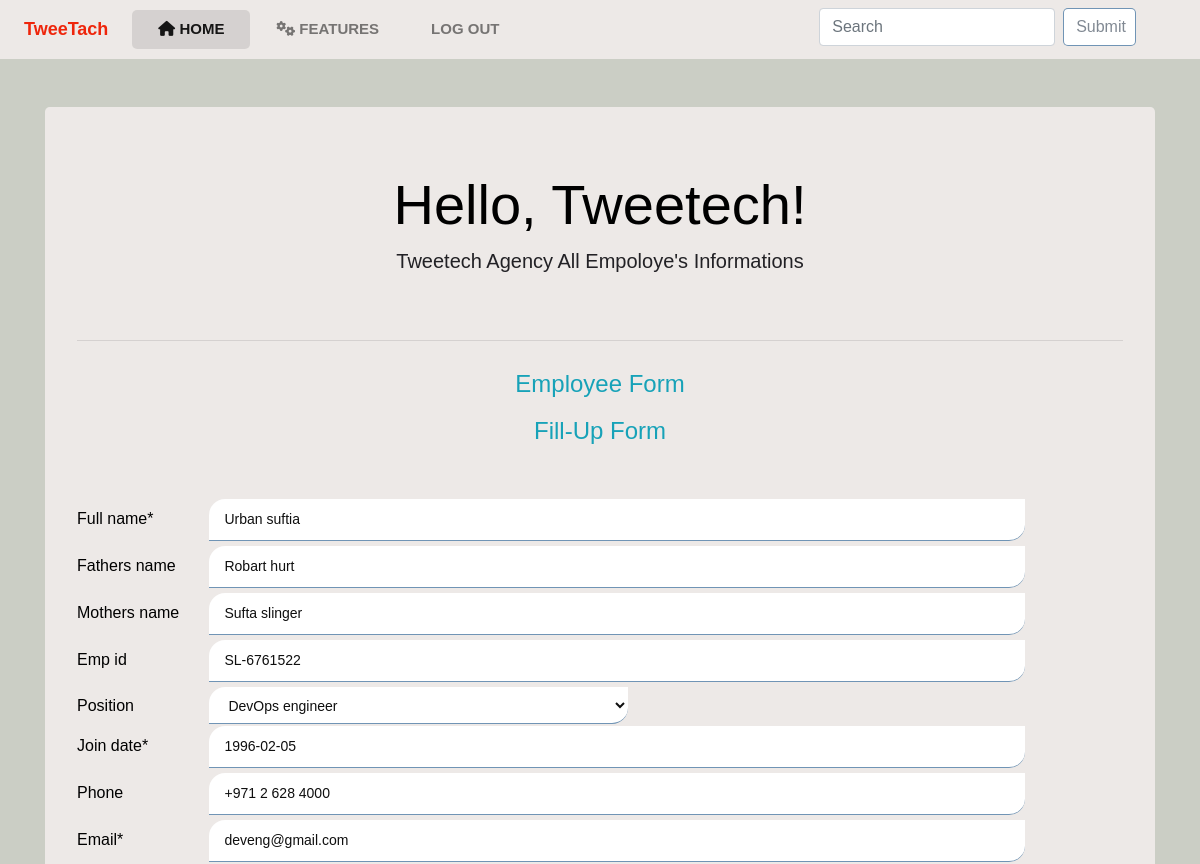
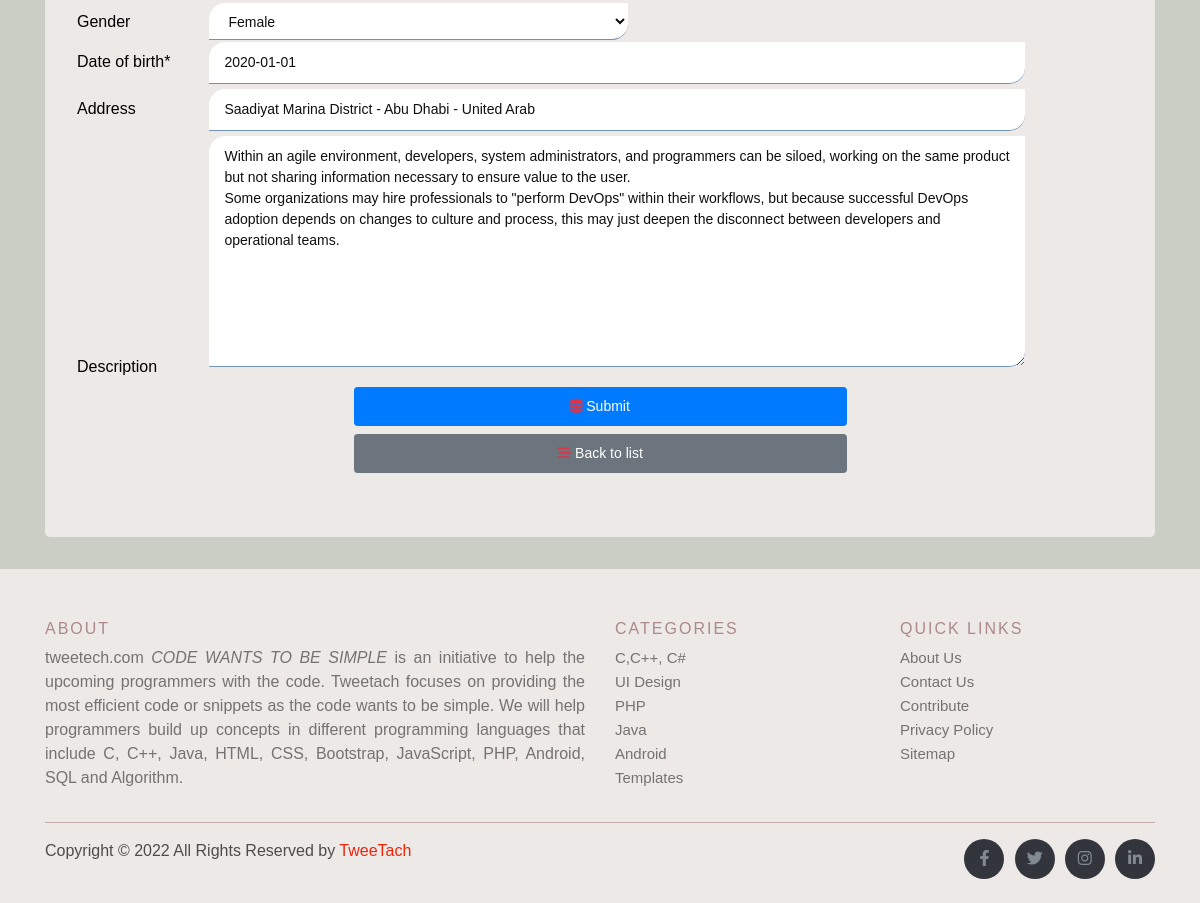
The app's page /4/ (signed in) with its own data (2 pictures, top to bottom).
### employee/models.py (models this page shows, shortened)
class Employee(models.Model):
    full_name = models.CharField(max_length=100)
    fathers_name = models.CharField(max_length=100, null=True, blank=True)
    mothers_name = models.CharField(max_length=100, null=True, blank=True)
    emp_id = models.CharField(max_length=20,null=True, blank=True)
    position = models.ForeignKey(Position,on_delete= models.CASCADE, null=True, blank=True)
    join_date = models.DateField(null=True, blank=True,)
    phone = models.CharField(max_length=15, null=True, blank=True)
    email = models.CharField(max_length=255,null=True, blank=True)
    gender = models.ForeignKey(Gender,on_delete= models.CASCADE, null=True, blank=True)
    date_of_birth = models.DateField(null=True, blank=True)
    address = models.CharField(max_length=5000, null=True, blank=True)
    description = models.TextField(max_length=5000,null=True, blank=True )
    date = models.DateTimeField(auto_now_add=True)

### employee/views.py (the view, shortened to what this page needs)
# urls.py: path("<int:id>/",views.employee_info_form, name= "employee_info_update"),
@login_required(login_url='signin')
def employee_info_form(request, id=0):
    if request.method == "GET":
        if id == 0:
            form = employeeForm()
        else:
            employee = Employee.objects.get(pk=id)
            form = employeeForm(instance = employee)
        context = {"form" : form}
        return render (request, "employee/form.html", context)

### employee/forms.py
class employeeForm(forms.ModelForm):
    email = forms.CharField(widget=forms.TextInput(attrs={'placeholder': 'E-mail'} ))
    date_of_birth =forms.DateField(widget=forms.TextInput(attrs={'placeholder': 'YYYY-MM-DD'}))
    join_date =forms.DateField(widget=forms.TextInput(attrs={'placeholder': 'YYYY-MM-DD'}))
    class Meta:
        model = Employee
        fields = "__all__"
    def __init__(self, *args, **kwargs):
        super(employeeForm,self).__init__(*args, **kwargs)
        self.fields['position'].empty_label ="Select"
        self.fields['gender'].empty_label= "Select"
        self.fields['position'].required = False

### employee/models.py (called while the page is built)
    def __str__(self):
        return self.title

    def __str__(self):
        return self.gender

### employee/templates/employee/form.html (shortened to what this page needs)
{% extends "base.html" %}
{% load crispy_forms_tags %}
{% block content%}
<body class="bodys">
    <div class="container">
        <div class="mt-5">
            <div class="jumbotron form-bodys">
                <h1 class="display-4 text-center font-weidth-bold">Hello, Tweetech!</h1>
                <p class="lead  text-center">Tweetech Agency All Empoloye's Informations</p>
                <br>
                <hr class="my-4">
                <form class="forms-edition" action="" method="POST" autocomplete="off">
                    <h4 class="text-center text-info ">Employee Form</h4>
                    <h4 class="text-center text-info mb-5">Fill-Up Form</h4>
                    {{form|crispy}}
                    <div class="container edit-container">
                        <button type="submit" class=" p-2  btn btn-primary btn-sm btn-block " value="submit"><i
                                class="fas fa-database text-danger"></i> Submit</button>
                        <a href="{% url 'employee_info_list_insert' %}"
                            class=" p-2 btn btn-secondary btn-sm btn-block"><i class="fas fa-stream text-danger"></i>
                            Back to list</a>
                    </div>
                </form>
            </div>
        </div>
    </div>
    {% endblock content%}

### static/css/style.css (style rules this page uses)
*, *::before, *::after { margin: 0; padding: 0; box-sizing: border-box }
body { font-family: 'IBM Plex Sans Thai Looped', sans-serif; }
.bodys { background: rgb(192 195 184 / 81%); }
h4 { padding: 5px; color: rgb(34, 33, 37); }
p { font-family: Arial, Helvetica, sans-serif; font-size: 16px; color: rgb(34, 33, 37); }
input, textarea { width: 78%; padding: 10px 15px; border: none; outline: none; background-color: #fff; border-radius: 16px 0px 16px 0px; border-bottom: 1px solid #5a83aadc; color: #0f0f0f; font-size: 14px; transition: 0.2s ease-out; margin-bottom: 5px; }
label { width: 8rem; font-size: 16px; }
.select { width: 40%; padding: 10px 15px 8px; border: none; outline: none; background-color: #fff; border-radius: 16px 0px 16px 0px; border-bottom: 1px solid #5a83aadc; color: #0f0f0f; font-size: 14px; transition: 0.2s ease-out; }
.form-bodys { color: rgb(0, 0, 0); background: rgba(247, 242, 242, 0.767) !important; }
.edit-container { width: 50% !important; }

### static/css/login.css (style rules this page uses)
body { height: 100%; background-color: rgb(192 195 184 / 81%); }

### records on screen
Employee: full_name "Urban suftia", fathers_name "Robart hurt", mothers_name "Sufta slinger", emp_id "SL-6761522", position "DevOps engineer", join_date "1996-02-05", phone "+971 2 628 4000", email "deveng@gmail.com", gender "Female", date_of_birth "2020-01-01", address "Saadiyat Marina District - Abu Dhabi - United Arab", description "Within an agile environment, developers, system administrators, and programmers can be siloed, working on the same product but not sharing information necessary to ensure value to the user. Some organizations may hire professionals to \"perform DevOps\" within their workflows, but because successful DevOps adoption depends on changes to culture and process, this may just deepen the disconnect between developers and operational teams."
